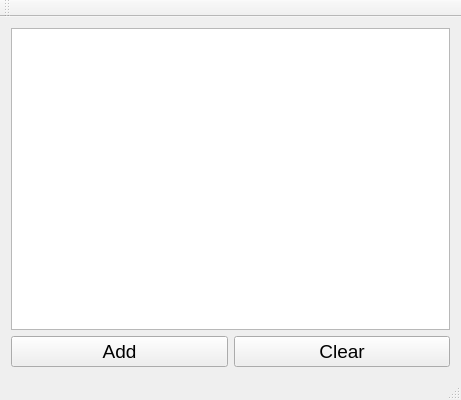
<?xml version="1.0" encoding="UTF-8"?>
<ui version="4.0">
 <class>ListWidgetClass</class>
 <widget class="QMainWindow" name="ListWidgetClass">
  <property name="geometry">
   <rect>
    <x>0</x>
    <y>0</y>
    <width>461</width>
    <height>400</height>
   </rect>
  </property>
  <property name="windowTitle">
   <string>ListWidget</string>
  </property>
  <widget class="QWidget" name="centralWidget">
   <layout class="QVBoxLayout" name="verticalLayout">
    <item>
     <widget class="QListView" name="genesListView">
      <property name="font">
       <font>
        <pointsize>14</pointsize>
       </font>
      </property>
     </widget>
    </item>
    <item>
     <layout class="QHBoxLayout" name="horizontalLayout">
      <item>
       <widget class="QPushButton" name="addButton">
        <property name="font">
         <font>
          <pointsize>14</pointsize>
         </font>
        </property>
        <property name="text">
         <string>Add</string>
        </property>
       </widget>
      </item>
      <item>
       <widget class="QPushButton" name="clearButton">
        <property name="font">
         <font>
          <pointsize>14</pointsize>
         </font>
        </property>
        <property name="text">
         <string>Clear</string>
        </property>
       </widget>
      </item>
     </layout>
    </item>
   </layout>
  </widget>
  <widget class="QMenuBar" name="menuBar">
   <property name="geometry">
    <rect>
     <x>0</x>
     <y>0</y>
     <width>461</width>
     <height>22</height>
    </rect>
   </property>
  </widget>
  <widget class="QToolBar" name="mainToolBar">
   <attribute name="toolBarArea">
    <enum>TopToolBarArea</enum>
   </attribute>
   <attribute name="toolBarBreak">
    <bool>false</bool>
   </attribute>
  </widget>
  <widget class="QStatusBar" name="statusBar"/>
 </widget>
 <layoutdefault spacing="6" margin="11"/>
 <resources/>
 <connections/>
</ui>
